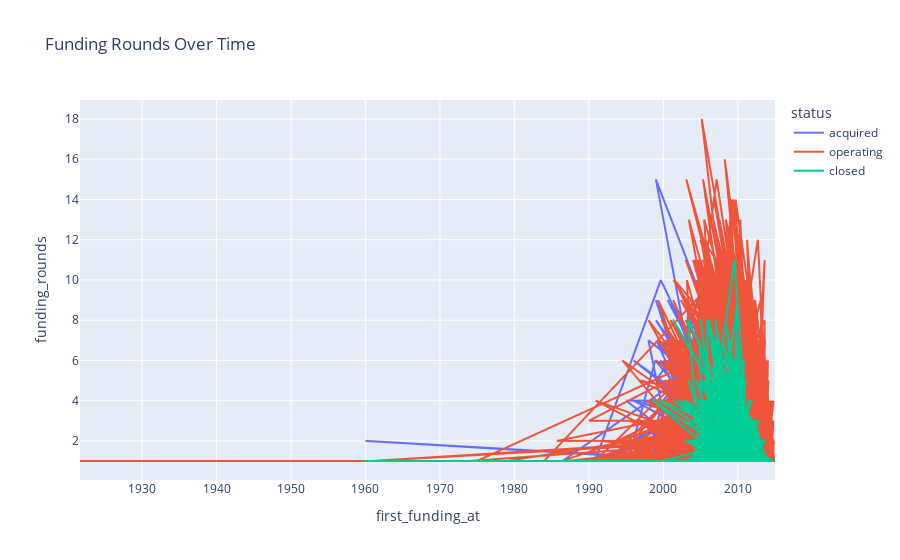

The notebook cell this image was saved under:
### Code cell
fig3 = px.line(df, x='first_funding_at', y='funding_rounds', color='status', title='Funding Rounds Over Time')
fig3.show()

### Figure 1 — Plotly figure (JSON) as saved in the notebook; plotly's stock layout.template omitted (floating-point values rounded to 4 significant figures; data arrays with more than 128 entries replaced by an {"elided": "..."} marker saying what was removed)
{"data": [{"hovertemplate": "status=acquired<br>first_funding_at=%{x}<br>funding_rounds=%{y}<extra></extra>", "legendgroup": "acquired", "line": {"color": "#636efa", "dash": "solid"}, "marker": {"symbol": "circle"}, "mode": "lines", "name": "acquired", "showlegend": true, "type": "scattergl", "x": {"elided": "3692 str values"}, "xaxis": "x", "y": {"elided": "3692 float values"}, "yaxis": "y"}, {"hovertemplate": "status=operating<br>first_funding_at=%{x}<br>funding_rounds=%{y}<extra></extra>", "legendgroup": "operating", "line": {"color": "#EF553B", "dash": "solid"}, "marker": {"symbol": "circle"}, "mode": "lines", "name": "operating", "showlegend": true, "type": "scattergl", "x": {"elided": "41829 str values"}, "xaxis": "x", "y": {"elided": "41829 float values"}, "yaxis": "y"}, {"hovertemplate": "status=closed<br>first_funding_at=%{x}<br>funding_rounds=%{y}<extra></extra>", "legendgroup": "closed", "line": {"color": "#00cc96", "dash": "solid"}, "marker": {"symbol": "circle"}, "mode": "lines", "name": "closed", "showlegend": true, "type": "scattergl", "x": {"elided": "2603 str values"}, "xaxis": "x", "y": {"elided": "2603 float values"}, "yaxis": "y"}], "layout": {"legend": {"title": {"text": "status"}, "tracegroupgap": 0}, "title": {"text": "Funding Rounds Over Time"}, "xaxis": {"anchor": "y", "domain": [0, 1], "title": {"text": "first_funding_at"}}, "yaxis": {"anchor": "x", "domain": [0, 1], "title": {"text": "funding_rounds"}}}}
